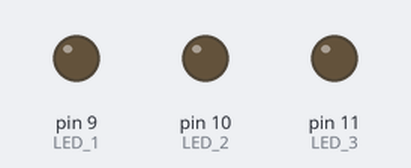
This sketch was run on a simulated Arduino Uno, built with avr-gcc and run on an emulated ATmega328P. On the bench: output pins drawn as LEDs (lit = HIGH).

Above: at 0.05 s.
At 2.55 s:
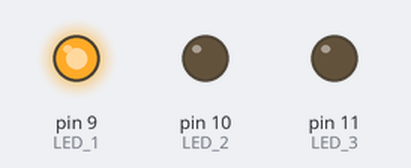
At 8.45 s:
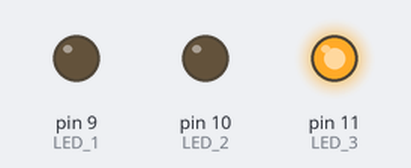
At 12.0 s:
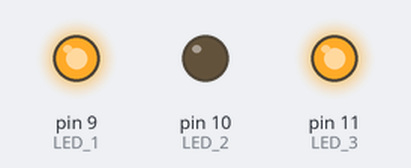
At 14.25 s:
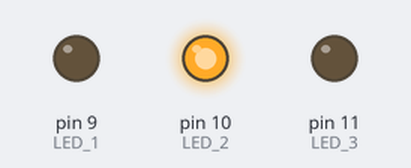
Timing chart, 0 to 18.6 s (numbered marks = the images above):
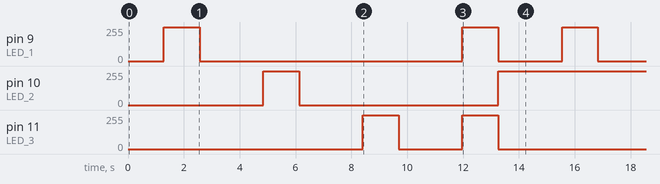

The sketch:

fade.ino
```cpp
// TASK: ANALOG OUTPUT — PWM BRIGHTNESS FADE (0-255)
// 3 LEDs on PWM-capable pins, each fades up then down in sequence,
// demonstrating analogWrite() as a "virtual" analog voltage via PWM.
//
// WIRING (same pattern x3, one per LED):
//   Pin 9  (LED_1) -> 220ohm resistor -> LED anode(+) -> LED cathode(-) -> GND
//   Pin 10 (LED_2) -> 220ohm resistor -> LED anode(+) -> LED cathode(-) -> GND
//   Pin 11 (LED_3) -> 220ohm resistor -> LED anode(+) -> LED cathode(-) -> GND
//   Pins must be PWM-capable (marked ~ on an Uno: 3, 5, 6, 9, 10, 11).

#define LED_1 9   // must be a ~PWM pin
#define LED_2 10  // must be a ~PWM pin
#define LED_3 11  // must be a ~PWM pin

void setup() {
  pinMode(LED_1, OUTPUT);
  pinMode(LED_2, OUTPUT);
  pinMode(LED_3, OUTPUT);
}

void loop() {
  // --- LED_1 fade up then down ---
  for (int i = 0; i <= 255; i++) {
    analogWrite(LED_1, i);
    delay(5);
  }
  for (int i = 255; i >= 0; i--) {
    analogWrite(LED_1, i);
    delay(5);
  }
  delay(1000);

  // --- LED_2 fade up then down ---
  for (int i = 0; i <= 255; i++) {
    analogWrite(LED_2, i);
    delay(5);
  }
  for (int i = 255; i >= 0; i--) {
    analogWrite(LED_2, i);
    delay(5);
  }
  delay(1000);

  // --- LED_3 fade up then down ---
  for (int i = 0; i <= 255; i++) {
    analogWrite(LED_3, i);
    delay(5);
  }
  for (int i = 255; i >= 0; i--) {
    analogWrite(LED_3, i);
    delay(5);
  }
  delay(1000);

  // --- All three cross-fade together ---
  for (int i = 0; i <= 255; i++) {
    analogWrite(LED_1, i);
    analogWrite(LED_2, 255 - i);
    analogWrite(LED_3, i);
    delay(5);
  }
  for (int i = 255; i >= 0; i--) {
    analogWrite(LED_1, i);
    analogWrite(LED_2, 255 - i);
    analogWrite(LED_3, i);
    delay(5);
  }
  delay(1000);
}
```

Measured:
- by itself, pin 9 (LED_1): repeats every 14.3 s: 0/255 9.4 s, 255/255 1.3 s, 0/255 2.3 s, 255/255 1.3 s
- by itself, pin 10 (LED_2): repeats every 14.3 s: 0/255 7.1 s, 255/255 7.1 s
- by itself, pin 11 (LED_3): repeats every 14.3 s: 0/255 2.3 s, 255/255 1.3 s, 0/255 9.4 s, 255/255 1.3 s
